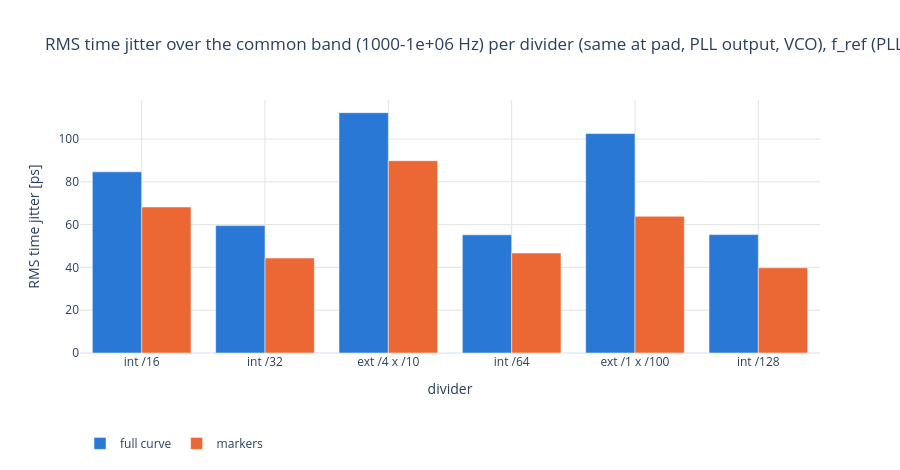

The cell this chart's notebook holds for it:
### Code cell
# RMS jitter over the common band per divider (markers and full curve): should be the same for every divider.
band = ok["common_band"].iloc[0] if len(ok) else ""
fig = go.Figure()
for col, name, color in (("time_jitter_trace_common_ps", "full curve", "#2a78d6"),
                         ("time_jitter_common_ps", "markers", "#eb6834")):
    fig.add_bar(x=ok["divider"], y=ok[col], name=name, marker_color=color,
                customdata=np.c_[ok["total_div"], ok["f_out"] / 1e6, ok["carrier_dbm"]],
                hovertemplate=(f"{name}: %{{y:.1f}} ps<br>%{{x}} (/%{{customdata[0]:.0f}}, %{{customdata[1]:g}} MHz, "
                               "carrier %{customdata[2]:.1f} dBm)<extra></extra>"))
fig.update_layout(title=f"RMS time jitter over the common band ({band} Hz) per divider (same at pad, PLL output, VCO), {REF_TXT}", template="plotly_white",
                  height=470, barmode="group", legend=dict(orientation="h", y=-0.3))
fig.update_xaxes(title="divider", categoryorder="array", categoryarray=list(ok["divider"]), gridcolor=GRID)
fig.update_yaxes(title="RMS time jitter [ps]", gridcolor=GRID, rangemode="tozero")
save(fig, "jitter_common")

### Figure 1 — Plotly figure (JSON) as saved in the notebook; plotly's stock layout.template omitted (floating-point values rounded to 4 significant figures)
{"data": [{"customdata": [[16.0, 62.5, 1.361], [32.0, 31.25, -1.437], [40.0, 25.0, -2.338], [64.0, 15.62, -3.058], [100.0, 10.0, -4.286], [128.0, 7.812, -4.672]], "hovertemplate": "full curve: %{y:.1f} ps<br>%{x} (/%{customdata[0]:.0f}, %{customdata[1]:g} MHz, carrier %{customdata[2]:.1f} dBm)<extra></extra>", "marker": {"color": "#2a78d6"}, "name": "full curve", "type": "bar", "x": ["int /16", "int /32", "ext /4 x /10", "int /64", "ext /1 x /100", "int /128"], "y": [84.67, 59.53, 112.3, 55.21, 102.5, 55.33]}, {"customdata": [[16.0, 62.5, 1.361], [32.0, 31.25, -1.437], [40.0, 25.0, -2.338], [64.0, 15.62, -3.058], [100.0, 10.0, -4.286], [128.0, 7.812, -4.672]], "hovertemplate": "markers: %{y:.1f} ps<br>%{x} (/%{customdata[0]:.0f}, %{customdata[1]:g} MHz, carrier %{customdata[2]:.1f} dBm)<extra></extra>", "marker": {"color": "#eb6834"}, "name": "markers", "type": "bar", "x": ["int /16", "int /32", "ext /4 x /10", "int /64", "ext /1 x /100", "int /128"], "y": [68.22, 44.37, 89.88, 46.72, 63.86, 39.83]}], "layout": {"barmode": "group", "height": 470, "legend": {"orientation": "h", "y": -0.3}, "title": {"text": "RMS time jitter over the common band (1000-1e+06 Hz) per divider (same at pad, PLL output, VCO), f_ref (PLL input) 7.812 MHz: reference spurs at k x f_ref"}, "xaxis": {"categoryarray": ["int /16", "int /32", "ext /4 x /10", "int /64", "ext /1 x /100", "int /128"], "categoryorder": "array", "gridcolor": "#e4e3df", "title": {"text": "divider"}}, "yaxis": {"gridcolor": "#e4e3df", "rangemode": "tozero", "title": {"text": "RMS time jitter [ps]"}}}}
